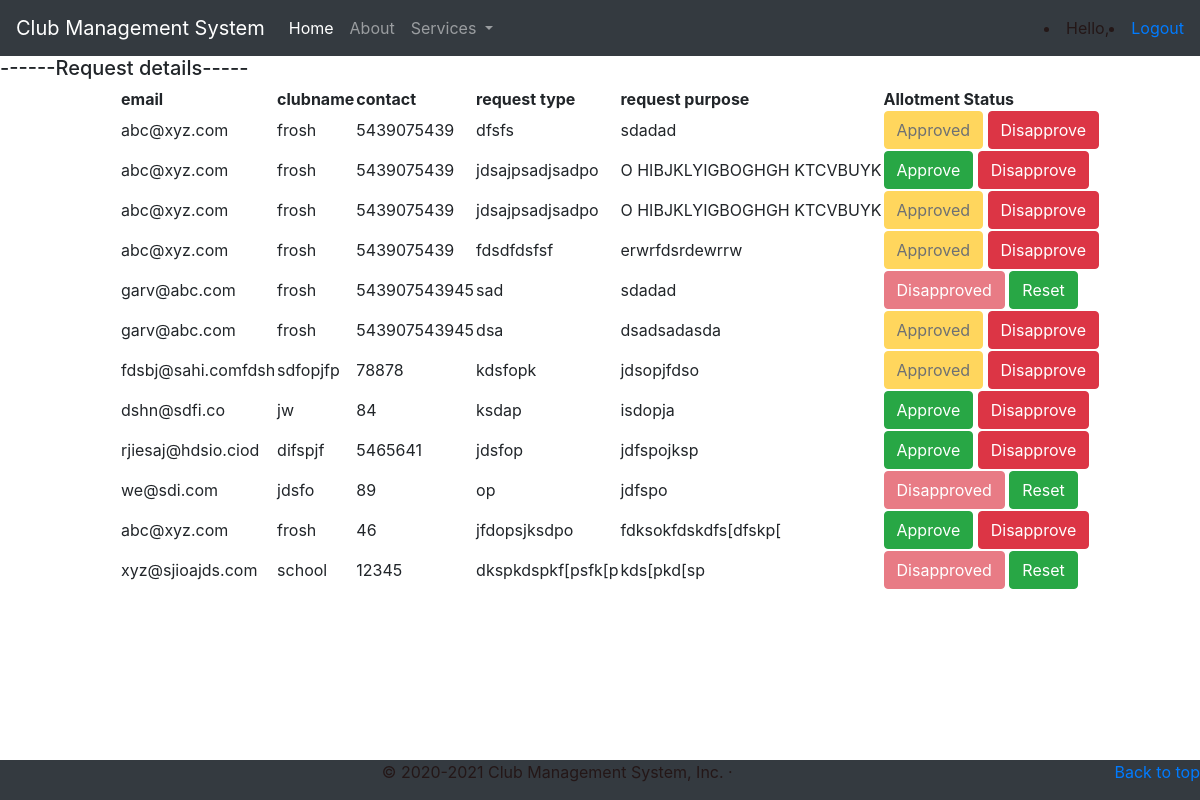
The app's page /dash/status/ (signed in) with its own data.
### dash/models.py (models this page shows)
class Form(models.Model):
    id=models.AutoField(primary_key=True)
    user = models.ForeignKey(User, on_delete=models.CASCADE, default=" ")
    email=models.CharField(max_length=50,default="")
    ClubName=models.CharField(max_length=50, default="")
    RepresentativeName=models.CharField(max_length=50,default="")
    Contact=models.CharField(max_length=12, default=None)
    req_date_from=models.DateField(default='')
    req_date_to=models.DateField(default="")
    req_type=models.CharField(max_length=50,default="")
    req_purpose=models.TextField(max_length=50, blank=True, default="")
    alloted=models.IntegerField(default=0)
    Management_Comments=models.TextField(max_length=100, blank=True, default="")
    def __str__(self):
        return self.email
    objects = models.Manager()

### dash/views.py (the view, shortened to what this page needs)
# urls.py: path('status/',views.reqInfo,name='Status'),
def reqInfo(request):
    u=request.user
    if u.groups.filter(name='Managers').exists():
        req = Form.objects.all()
        print(req)
        print("this is a manager")
        context={
        'form':form,
        'req': req
         }
    return render(request,'status.html',context)

### template/status.html (shortened to what this page needs)
{% extends 'base.html' %}
{% block content %}
    <h5>------Request details----- </h5>
    {% if req %}
    <table id="table">
        <th>email</th>
        <th>clubname</th>
        <th>contact</th>
        <th>request type</th>
        <th>request purpose</th>
        <th>Allotment Status</th>
        {% for r in req %}
  <tr>
      <td>{{r.email}}</td>
      <td>{{r.ClubName}}</td>
      <td>{{r.Contact}}</td>
      <td>{{r.req_type}}</td>
      <td>{{r.req_purpose}}</td>
      <td>
        {% if perms.dash.change_form  %}
            {% if r.alloted == 0 %}
            <a href="{% url 'student_approve' user_id=r.id %} " class="btn btn-success" >Approve</a>
            <a class="btn btn-danger" href="{% url 'student_disapprove' user_id=r.id %}" >Disapprove</a>
            {% elif r.alloted == 1 %}
            <button class="btn btn-warning"  disabled="disabled" data-toggle="modal" data-target="#reply_modal">Approved</button>
            <a class="btn btn-danger" href="{% url 'student_disapprove' user_id=r.id %}" >Disapprove</a>
            {% elif r.alloted == 0 %}
            <button class="btn btn-warning" disabled="disabled" data-toggle="modal" data-target="#reply_modal">Queued</button>
            <a href="{% url 'student_approve' user_id=r.id %} " class="btn btn-success" >Approve</a>
            {% else %}
            <button class="btn btn-danger" data-toggle="modal" disabled="disabled" data-target="#reply_modal">Disapproved</button>
            <a href="{% url 'student_reset' user_id=r.id %} " class="btn btn-success" >Reset</a>
            {% endif %}
        {% endif %}
    </td>
  </tr>
{% endfor %}
</table>
    {% else %}
        <h1>No data</h1>
    {% endif %}
{% endblock %}

### template/base.html (style rules this page uses)
#table { margin-left: 10%; }

### records on screen
Form: email "abc@xyz.com", ClubName "frosh", Contact "5439075439", req_type "dfsfs", req_purpose "sdadad", alloted "Approved"
Form: email "abc@xyz.com", ClubName "frosh", Contact "5439075439", req_type "jdsajpsadjsadpo", req_purpose "O HIBJKLYIGBOGHGH KTCVBUYK", alloted "Approve"
Form: email "abc@xyz.com", ClubName "frosh", Contact "5439075439", req_type "jdsajpsadjsadpo", req_purpose "O HIBJKLYIGBOGHGH KTCVBUYK", alloted "Approved"
Form: email "abc@xyz.com", ClubName "frosh", Contact "5439075439", req_type "fdsdfdsfsf", req_purpose "erwrfdsrdewrrw", alloted "Approved"
Form: email "garv@abc.com", ClubName "frosh", Contact "543907543945", req_type "sad", req_purpose "sdadad", alloted "Disapproved"
Form: email "garv@abc.com", ClubName "frosh", Contact "543907543945", req_type "dsa", req_purpose "dsadsadasda", alloted "Approved"
Form: email "fdsbj@sahi.comfdsh", ClubName "sdfopjfp", Contact "78878", req_type "kdsfopk", req_purpose "jdsopjfdso", alloted "Approved"
Form: email "dshn@sdfi.co", ClubName "jw", Contact "84", req_type "ksdap", req_purpose "isdopja", alloted "Approve"
Form: email "rjiesaj@hdsio.ciod", ClubName "difspjf", Contact "5465641", req_type "jdsfop", req_purpose "jdfspojksp", alloted "Approve"
Form: email "we@sdi.com", ClubName "jdsfo", Contact "89", req_type "op", req_purpose "jdfspo", alloted "Disapproved"
Form: email "abc@xyz.com", ClubName "frosh", Contact "46", req_type "jfdopsjksdpo", req_purpose "fdksokfdskdfs[dfskp[", alloted "Approve"
Form: email "xyz@sjioajds.com", ClubName "school", Contact "12345", req_type "dkspkdspkf[psfk[p", req_purpose "kds[pkd[sp", alloted "Disapproved"
